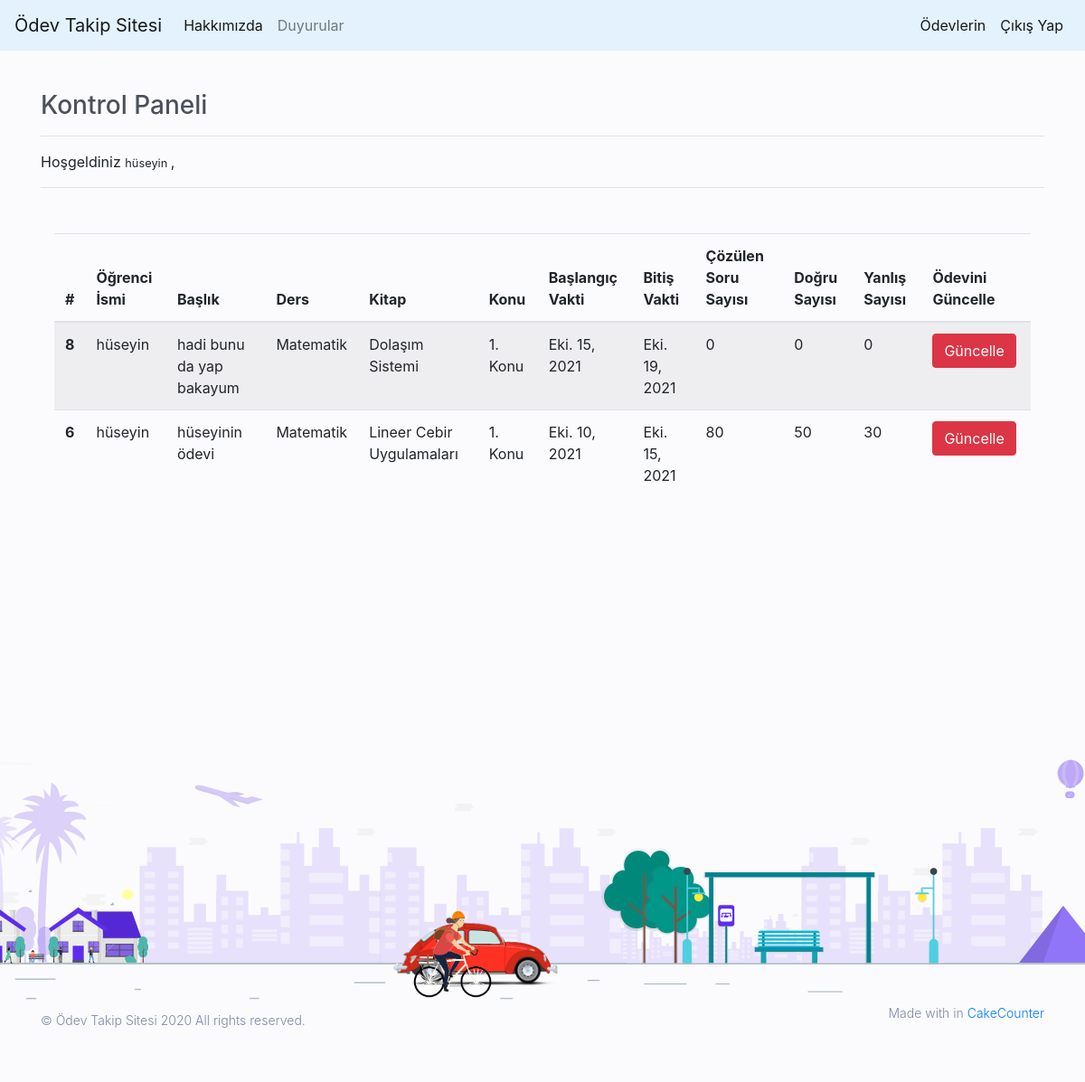
The app's page /homeworks/ (signed in) with its own data.
### homework/models.py (models this page shows, shortened)
class Homework(models.Model):
    student = models.ForeignKey("auth.User",on_delete=models.CASCADE,verbose_name="Öğrenci İsmi")
    title = models.CharField(max_length=50,verbose_name="Başlık")
    content = models.TextField(verbose_name="İçerik")
    lesson = models.ForeignKey(Lesson,on_delete=models.CASCADE,verbose_name="Ders")
    book = models.ForeignKey(Book,on_delete=models.CASCADE,verbose_name="Kitap")
    topic = models.ForeignKey(Topic,on_delete=models.CASCADE,verbose_name="Konu")
    created_date = models.DateTimeField(auto_now_add=True,verbose_name="Oluşturulan Zaman")
    initial_date = models.DateField(verbose_name="Başlangıç Vakti")
    final_date = models.DateField(verbose_name="Bitiş Vakti")
    total_solved = models.IntegerField(verbose_name="Toplam Çözülen Soru",null=True,default=0,blank = True)
    true_solved = models.IntegerField(verbose_name="Doğru Çözülen Soru Sayısı",null=True,default=0,blank = True)
    false_solved = models.IntegerField(verbose_name="Yanlış Çözülen Soru Sayısı",null=True,default=0,blank = True)
    class Meta:
        ordering = ['-created_date']

class Lesson(models.Model):
    lesson_name = models.CharField(max_length=50,verbose_name="Dersin İsmi")
    def __str__(self):
        return str(self.lesson_name)

class Book(models.Model):
    lesson_name = models.ForeignKey(Lesson,on_delete=models.CASCADE,verbose_name="Dersin İsmi")
    book_name = models.CharField(max_length=50,verbose_name="Kitabın İsmi",null=True)
    author = models.CharField(max_length=50,verbose_name="Yazar")
    page_count = models.IntegerField(verbose_name="Sayfa Sayısı")
    def __str__(self):
        return str(self.book_name) if str(self.book_name) else ""

class Topic(models.Model):
    book = models.ForeignKey(Book,on_delete=models.CASCADE,verbose_name="Kitabın İsmi")
    topic_name = models.CharField(max_length=50,verbose_name="Konu İsmi")
    def __str__(self):
        return str(self.topic_name)

### homework/views.py (the view)
# urls.py: path('',views.userhomeworks,name = "userhomeworks"),
@login_required(login_url = "user:login")
def userhomeworks(request):
    homeworks = Homework.objects.filter(student = request.user)
    context = {
        "homeworks" : homeworks
    }
    return render(request,"userhomeworks.html",context)

### templates/userhomeworks.html
{% extends "layout.html" %}
{% block body %}
<h3>Kontrol Paneli</h3> <hr>
<p>Hoşgeldiniz <small> {{request.user.username}} </small>, <hr>
</p>
  {% if homeworks %}
  <div style = "margin-top : 50px; margin-bottom : 150px;" class = "container">
  <div class="table-responsive">
  <table class="table table-striped">
  <thead>
    <tr>
      <th scope="col">#</th>
      <th scope="col">Öğrenci İsmi</th>
      <th scope="col">Başlık</th>
      <th scope="col">Ders</th>
      <th scope="col">Kitap</th>
      <th scope="col">Konu</th>
      <th scope="col">Başlangıç Vakti</th>
      <th scope="col">Bitiş Vakti</th>
      <th scope="col">Çözülen Soru Sayısı</th>
      <th scope="col">Doğru Sayısı</th>
      <th scope="col">Yanlış Sayısı</th>
      <th scope="col">Ödevini Güncelle</th>
    </tr>
  </thead>
    <tbody>
    {% for homework in homeworks %}
    <tr>
      <th scope="row"> {{homework.id}} </th>
      <td> {{homework.student}} </td>
      <td> {{homework.title}} </td>
      <td> {{homework.lesson}} </td>
      <td> {{homework.book}} </td>
      <td> {{homework.topic}} </td>
      <td> {{homework.initial_date}} </td>
      <td> {{homework.final_date}} </td>
      <td> {{homework.total_solved}} </td>
      <td> {{homework.true_solved}} </td>
      <td> {{homework.false_solved}} </td>
      <td> <a class = "btn btn-danger" href="/homeworks/userupdate/{{homework.id}}">Güncelle</a> </td>
    </tr>
    {% endfor %}
  </tbody>
  </table>
  </div>
  </div>
  {% else %}
  <div class = "alert alert-danger" >Verilmiş Ödeviniz Bulunmamaktadır...</div>
  {% endif %}
{% endblock body %}

### records on screen
Homework: id "8", student "hüseyin", title "hadi bunu da yap bakayum", lesson "Matematik", book "Dolaşım Sistemi", topic "1. Konu", initial_date "Eki. 15, 2021", final_date "Eki. 19, 2021", total_solved "0", true_solved "0", false_solved "0"
Homework: id "6", student "hüseyin", title "hüseyinin ödevi", lesson "Matematik", book "Lineer Cebir Uygulamaları", topic "1. Konu", initial_date "Eki. 10, 2021", final_date "Eki. 15, 2021", total_solved "80", true_solved "50", false_solved "30"

### other values on screen
{{ request.user.username }} "hüseyin"
